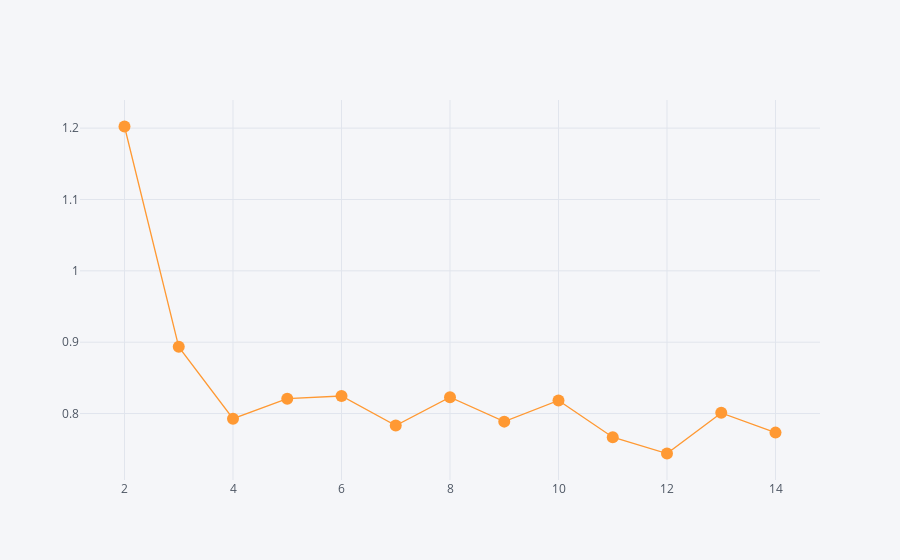

The cell this chart's notebook holds for it:
### Code cell
df_cl[["db"]].iplot(mode="markers+lines")

### Figure 1 — Plotly figure (JSON) as saved in the notebook; plotly's stock layout.template omitted (floating-point values rounded to 4 significant figures)
{"data": [{"line": {"color": "rgba(255, 153, 51, 1.0)", "dash": "solid", "shape": "linear", "width": 1.3}, "marker": {"size": 12, "symbol": "circle"}, "mode": "markers+lines", "name": "db", "text": "", "x": [2, 3, 4, 5, 6, 7, 8, 9, 10, 11, 12, 13, 14], "y": [1.202, 0.8935, 0.7928, 0.8209, 0.8246, 0.7831, 0.8228, 0.7887, 0.8183, 0.7669, 0.744, 0.801, 0.7733], "type": "scatter"}], "layout": {"legend": {"bgcolor": "#F5F6F9", "font": {"color": "#4D5663"}}, "paper_bgcolor": "#F5F6F9", "plot_bgcolor": "#F5F6F9", "title": {"font": {"color": "#4D5663"}}, "xaxis": {"gridcolor": "#E1E5ED", "showgrid": true, "tickfont": {"color": "#4D5663"}, "title": {"font": {"color": "#4D5663"}, "text": ""}, "zerolinecolor": "#E1E5ED"}, "yaxis": {"gridcolor": "#E1E5ED", "showgrid": true, "tickfont": {"color": "#4D5663"}, "title": {"font": {"color": "#4D5663"}, "text": ""}, "zerolinecolor": "#E1E5ED"}}}
